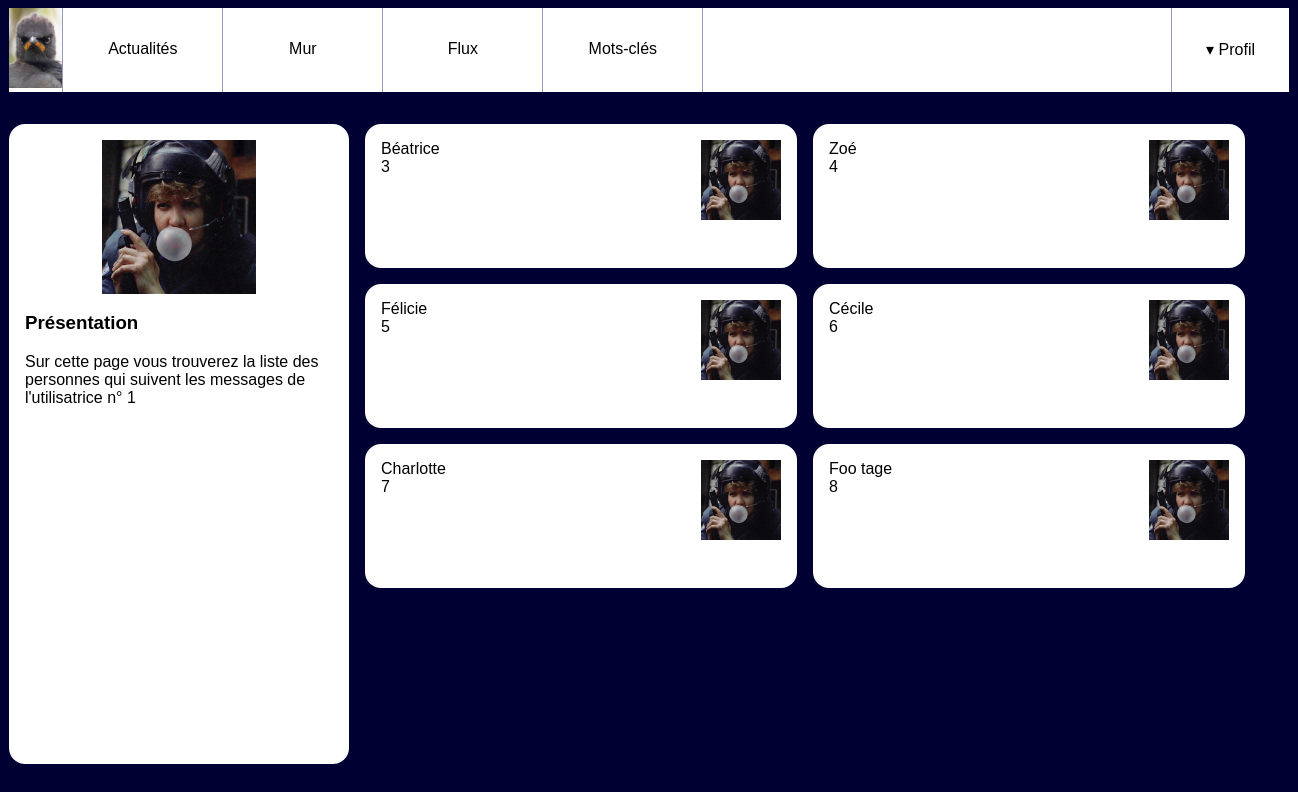
/pages/followers.php?user_id=1, run on the app's committed database.
### tables this page shows
CREATE TABLE `users` (
  `id` int(10) UNSIGNED NOT NULL,
  `email` varchar(255) NOT NULL,
  `password` varchar(255) NOT NULL,
  `alias` varchar(255) NOT NULL
);

### pages/followers.php (the view)
<?php
require 'header.php';
?>
        <div id="wrapper">
            <aside>
                <img src = "user.jpg" alt = "Portrait de l'utilisatrice"/>
                <section>
                    <h3>Présentation</h3>
                    <p>Sur cette page vous trouverez la liste des personnes qui
                        suivent les messages de l'utilisatrice
                        n° <?php echo $_GET['user_id'] ?></p>
                </section>
            </aside>
            <main class='contacts'>
                <?php
                $userId = $_GET['user_id'];
                $mysqli = new mysqli("localhost", "root", "root", "socialnetwork");
                $laQuestionEnSql = "SELECT `users`.*"
                        . "FROM `followers` "
                        . "LEFT JOIN `users` ON `users`.`id`=`followers`.`following_user_id` "
                        . "WHERE `followers`.`followed_user_id`='" . intval($userId) . "'"
                        . "GROUP BY `users`.`id`"
                ;
                $lesInformations = $mysqli->query($laQuestionEnSql);
                while ($follower = $lesInformations->fetch_assoc())
                {
                ?>
                <article>
                    <img src="user.jpg" alt="blason"/>
                    <h3>
                    <nav>
                        <a href="wall.php?user_id=<?php echo $follower['id'] ?>"><?php echo $follower['alias'] ?></a>
                    </nav>
                    </h3>
                    <p><?php echo $follower['id'] ?></p>
                </article>
                <?php
                }
                ?>
            </main>
        </div>
    </body>
</html>

### pages/header.php (shortened to what this page needs)
<!doctype html>
<html lang="fr">
    <head>
        <link rel="stylesheet" href="style.css"/>
    </head>
    <body>
        <header>
            <a href='admin.php'><img src="resoc.jpg" alt="Logo de notre réseau social"/></a>
            <nav id="menu">
                <a href="news.php">Actualités</a>
                <a href="wall.php?user_id=<?php echo $_SESSION['connected_id'] ?>">Mur</a>
                <a href="feed.php?user_id=<?php echo $_SESSION['connected_id'] ?>">Flux</a>
                <a href="tags.php?tag_id=1">Mots-clés</a>
            </nav>
            <nav id="user">
                <a href="#">▾ Profil</a>
            </nav>
        </header>

### pages/style.css (style rules this page uses)
body { background-color: #003; font-family: Arial; }
a { text-decoration: none; color: black; }
body > header { background-color: #fff; display: flex; width: 80em; margin: 0 auto 2em auto; padding: 0; }
body > header img { height: 5em; }
body > header #menu { display: flex; width: 50%; align-items: stretch; border-left: 1px solid #99b; }
body > header #menu a { flex: 1; text-align: center; padding-top: 2em; border-right: 1px solid #99b; }
body > header #user { margin-left: auto; flex: 0.2; border-left: 1px solid #99b; }
body > header #user > a { display: block; text-align: center; padding: 2em 0; width: 100%; }
#wrapper { display: flex; width: 80em; margin: 0 auto 2em auto; }
#wrapper aside { background-color: #fff; flex: 1; padding: 1em; border-radius: 1em; }
#wrapper aside img { display: block; width: 50%; margin: auto; }
#wrapper main { flex: 3; padding-left: 1em; height: 80vh; overflow-y: scroll; }
#wrapper main article { background-color: #fff; padding: 1em; margin-bottom: 1em; border-radius: 1em; }
#wrapper main article h3 { margin: 0; padding: 0; font-weight: normal; font-size: 1em; }
#wrapper main article p { margin: 0; }
.contacts { display: flex; flex-wrap: wrap; align-items: flex-start; align-content: flex-start; }
.contacts article { width: 25em; height: 7em; margin-right: 1em; }
.contacts article img { float: right; height: 5em; }

### data on the page
users: alias "Béatrice", id "3"
users: alias "Zoé", id "4"
users: alias "Félicie", id "5"
users: alias "Cécile", id "6"
users: alias "Charlotte", id "7"
users: alias "Foo tage", id "8"

### other printed values
$_GET['user_id'] "1"
